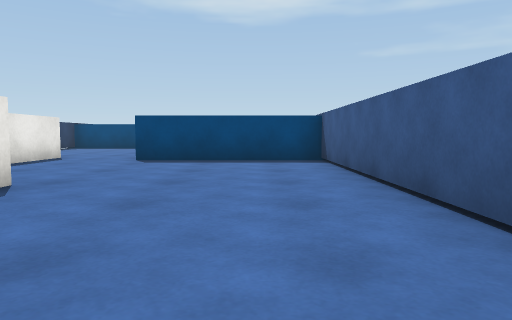
view 1 (above)

16 first-person views from a walk through a scene from a Unity 3-D project. The camera is 0.58 m above the floor, tilts 4° down and sees 70° across. The floor is counted in squares, 1 m on a side. Each view is taken from the middle of a square. On the plan, view 1 faces up. The plan holds only what a view shows up to about 10 squares ahead; the rest is blank. The place goes on beyond the plan. The player character is not drawn. Some surface patterns are stand-ins.

view 2
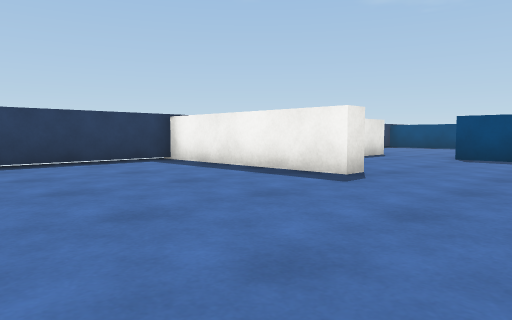

view 3
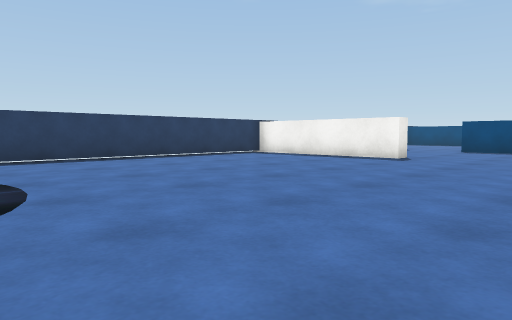

view 4
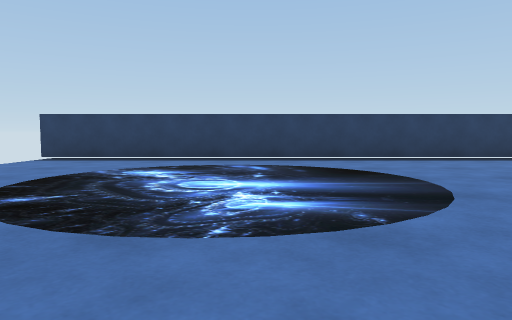

view 5
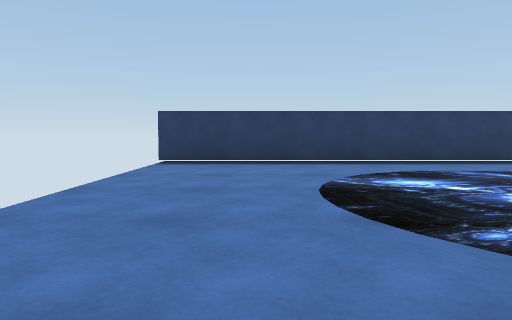

view 6
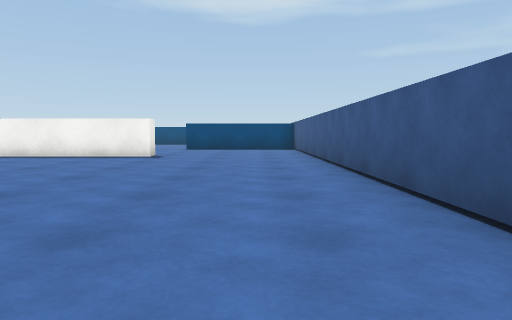

view 7
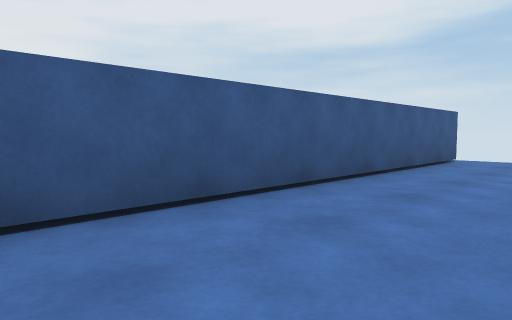

view 8
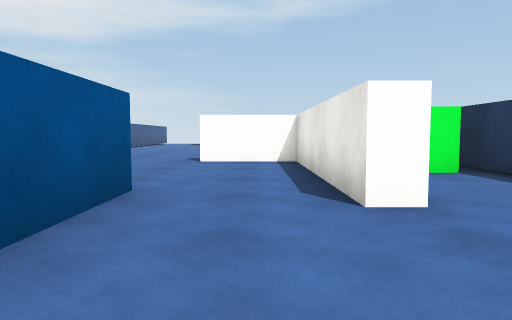

view 9
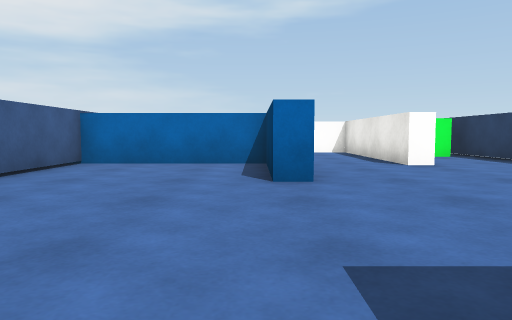

view 10
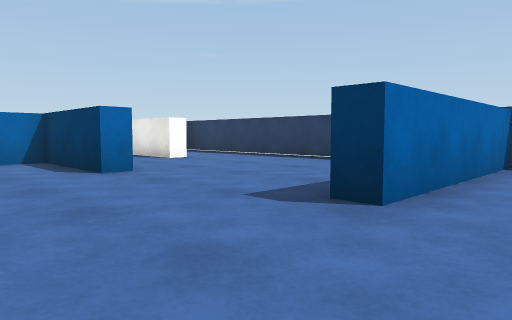

view 11
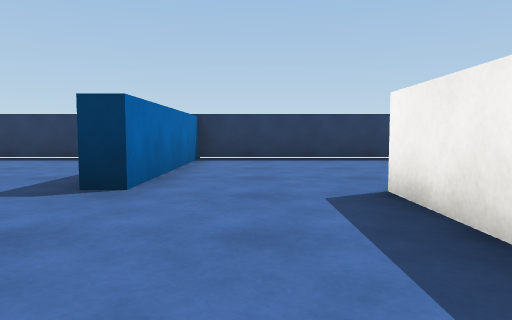

view 12
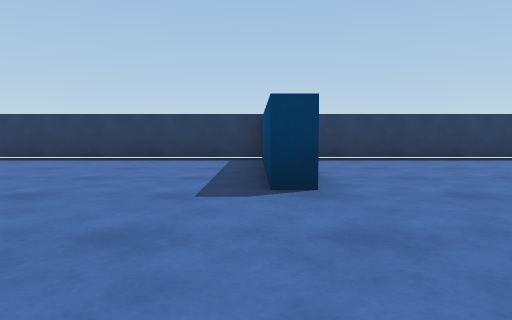

view 13
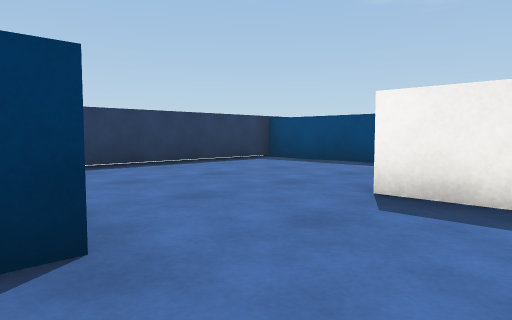

view 14
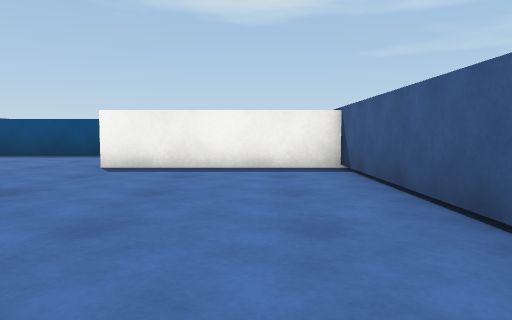

view 15
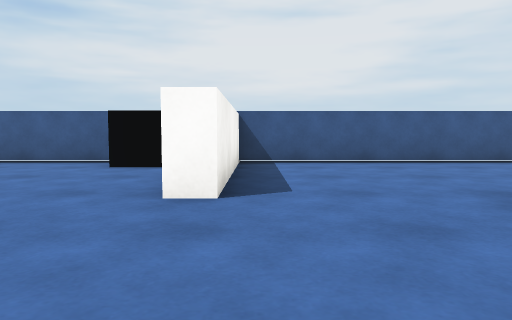

view 16
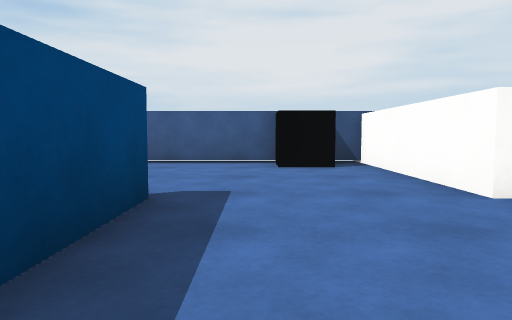

### Floor plan
Points are (right, up) in squares from view 1. A wall is a line through its corners. A room is listed if a view was taken in it or the views show most of it. See-through windows are left out.
Room 1 (views 1, 2, 3, 4, 5, 6, 7)
walls: (1.5, -10.5) (1.5, 8.2) (-2.7, 8.2) (-2.7, 10.2); (-4.9, 9.1) (-4.9, 4.2) (-2.8, 4.2) (-2.8, 3.7) (-7.5, 3.7) (-7.5, -11)
ways out: opening at (-3.5, 8.5) to room 2
Room 2 (views 8, 9, 10, 11, 12, 13, 14, 15, 16)
walls: (-2.8, 11.5) (-2.2, 11.5) (-2.2, 8.7) (1.5, 8.7) (1.5, 11.1); (-7.5, 15.2) (-7.5, 5.6); (1.5, 12.8) (1.5, 18.4) (-2.7, 18.4) (-2.7, 18.8) (1.5, 18.8) (1.5, 22.5); (-5.5, 9.1) (-4.9, 9.1); (-2.6, 22) (-7.5, 22) (-7.5, 15.7) (-2.8, 15.7) (-2.8, 15.2) (-6.8, 15.2)
ways out: opening at (-3.5, 8.5) to room 1
objects: green cube (-7, 6) to (-6, 6); black cube (1, 20)

Where each view was taken, in squares from view 1:
view 1: 0 up, 0 right, facing up
view 2: 1 down, 0 right, facing up-left
view 3: 5 down, 1 right, facing up-left
view 4: 6 down, 1 right, facing left
view 5: 9 down, 0 right, facing left
view 6: 6 down, 0 right, facing up
view 7: 2 down, 1 left, facing down-right
view 8: 12 up, 4 left, facing down
view 9: 16 up, 2 left, facing down
view 10: 17 up, 0 right, facing down-left
view 11: 17 up, 1 right, facing left
view 12: 15 up, 1 right, facing left
view 13: 15 up, 1 left, facing up-left
view 14: 12 up, 0 right, facing up
view 15: 18 up, 6 left, facing right
view 16: 21 up, 6 left, facing right
